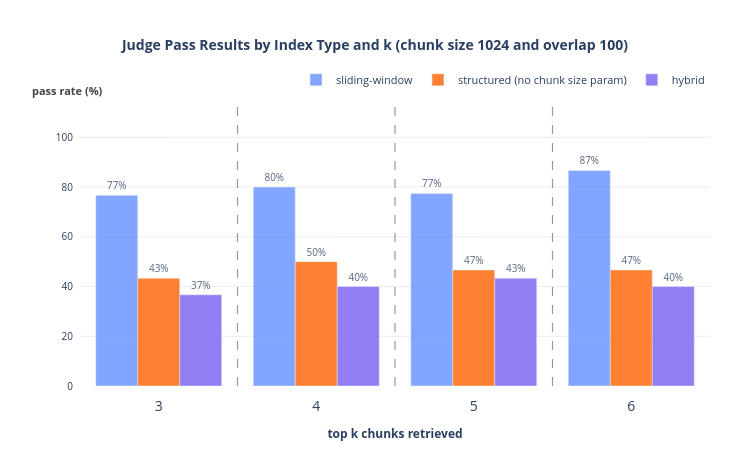
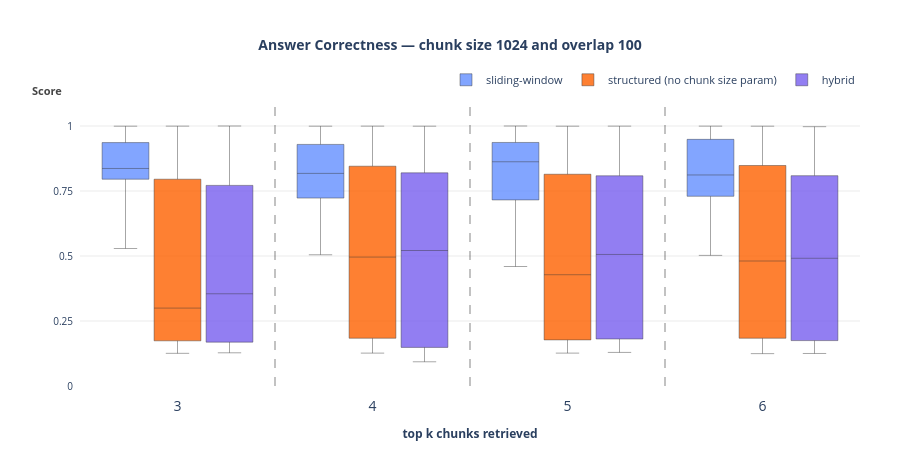
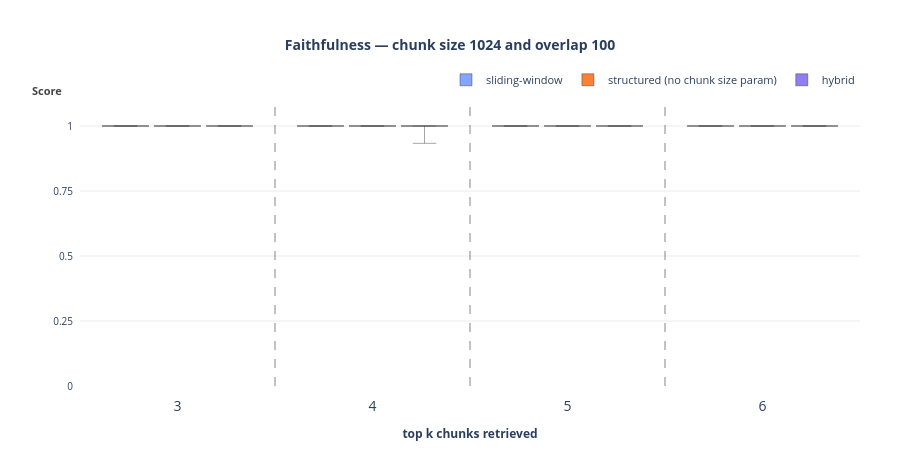

The cell these charts' notebook holds for them, in order:
### Markdown cell above
# INDEX WITH CHUNK SIZE 1024

### Code cell
CHUNK_SIZE = 1024
CHUNK_OVERLAP_SIZE = 100
df    = load_all_results(chunk_size=CHUNK_SIZE)
stats = pass_stats(df)
means = metric_means(df, ALL_METRICS, filter_absent=True)

plot_pass_rate(stats, PLOTS_DIR / "1024_pass_rate.png",
               f"Judge Pass Results by Index Type and k (chunk size {CHUNK_SIZE} and overlap {CHUNK_OVERLAP_SIZE})", INDEX_LABELS)


for metric in ALL_METRICS:
    plot_single_metric_boxplot(
        df,
        PLOTS_DIR / f"boxplot_{CHUNK_SIZE}_{metric}.png",
        metric,
        INDEX_LABELS,
        f"{metric.replace('_', ' ').title()} — chunk size {CHUNK_SIZE} and overlap {CHUNK_OVERLAP_SIZE}",
    )

    # plot_metrics_lines(means, PLOTS_DIR / "2_metrics_lines.png", ALL_METRICS, INDEX_LABELS)

### Figure 1 — Plotly figure (JSON) as saved in the notebook; plotly's stock layout.template omitted (floating-point values rounded to 4 significant figures)
{"data": [{"marker": {"color": "#648FFF"}, "name": "sliding-window", "opacity": 0.8, "text": ["77%", "80%", "77%", "87%"], "textfont": {"size": 10}, "textposition": "outside", "type": "bar", "x": ["3", "4", "5", "6"], "y": [76.67, 80.0, 77.42, 86.67]}, {"marker": {"color": "#FE6100"}, "name": "structured (no chunk size param)", "opacity": 0.8, "text": ["43%", "50%", "47%", "47%"], "textfont": {"size": 10}, "textposition": "outside", "type": "bar", "x": ["3", "4", "5", "6"], "y": [43.33, 50.0, 46.67, 46.67]}, {"marker": {"color": "#785EF0"}, "name": "hybrid", "opacity": 0.8, "text": ["37%", "40%", "43%", "40%"], "textfont": {"size": 10}, "textposition": "outside", "type": "bar", "x": ["3", "4", "5", "6"], "y": [36.67, 40.0, 43.33, 40.0]}], "layout": {"annotations": [{"font": {"color": "#444", "size": 11}, "showarrow": false, "text": "<b>pass rate (%)</b>", "x": 0.04, "xanchor": "right", "xref": "paper", "y": 1, "yanchor": "bottom", "yref": "paper"}], "barmode": "group", "height": 450, "legend": {"font": {"size": 11}, "orientation": "h", "x": 1, "xanchor": "right", "y": 1.02, "yanchor": "bottom"}, "margin": {"b": 60, "l": 80, "r": 40, "t": 100}, "paper_bgcolor": "white", "plot_bgcolor": "white", "shapes": [{"line": {"color": "rgba(0, 0, 0, 0.40)", "dash": "dash", "width": 1.2}, "type": "line", "x0": 0.5, "x1": 0.5, "xref": "x", "y0": 0, "y1": 1, "yref": "paper"}, {"line": {"color": "rgba(0, 0, 0, 0.40)", "dash": "dash", "width": 1.2}, "type": "line", "x0": 1.5, "x1": 1.5, "xref": "x", "y0": 0, "y1": 1, "yref": "paper"}, {"line": {"color": "rgba(0, 0, 0, 0.40)", "dash": "dash", "width": 1.2}, "type": "line", "x0": 2.5, "x1": 2.5, "xref": "x", "y0": 0, "y1": 1, "yref": "paper"}], "title": {"font": {"size": 14, "weight": "bold"}, "text": "Judge Pass Results by Index Type and k (chunk size 1024 and overlap 100)", "x": 0.5, "xanchor": "center"}, "width": 750, "xaxis": {"linecolor": "rgba(0,0,0,0.5)", "linewidth": 1, "showline": false, "tickangle": 0, "tickfont": {"size": 14}, "ticklabelstandoff": 10, "title": {"font": {"size": 12}, "text": "<b>top k chunks retrieved</b>"}}, "yaxis": {"gridcolor": "rgba(0,0,0,0.08)", "gridwidth": 1, "linecolor": "rgba(0,0,0,0.5)", "linewidth": 1, "range": [0, 115], "showgrid": true, "showline": false, "tickfont": {"size": 10}, "ticklabelstandoff": 6, "tickvals": [0, 20, 40, 60, 80, 100]}}}

### Figure 2 — Plotly figure (JSON) as saved in the notebook; plotly's stock layout.template omitted (floating-point values rounded to 4 significant figures)
{"data": [{"boxmean": false, "boxpoints": false, "fillcolor": "#648FFF", "legendgroup": "sliding-window", "line": {"color": "rgba(0, 0, 0, 0.55)", "width": 0.8}, "marker": {"color": "#648FFF"}, "name": "sliding-window", "opacity": 0.8, "showlegend": true, "type": "box", "x": ["3", "3", "3", "3", "3", "3", "3", "3", "3", "3", "3", "3", "3", "3", "3", "3", "3", "3", "3", "3", "3", "3", "3", "3", "3", "3", "4", "4", "4", "4", "4", "4", "4", "4", "4", "4", "4", "4", "4", "4", "4", "4", "4", "4", "4", "4", "4", "4", "4", "4", "4", "4", "4", "4", "5", "5", "5", "5", "5", "5", "5", "5", "5", "5", "5", "5", "5", "5", "5", "5", "5", "5", "5", "5", "5", "5", "5", "5", "5", "5", "5", "5", "5", "6", "6", "6", "6", "6", "6", "6", "6", "6", "6", "6", "6", "6", "6", "6", "6", "6", "6", "6", "6", "6", "6", "6", "6", "6", "6", "6", "6", "6"], "y": [0.8144, 0.814, 0.8548, 0.9362, 0.7954, 0.9662, 0.9398, 0.8543, 0.5926, 0.5289, 0.7207, 0.9566, 0.9993, 0.9921, 0.8215, 0.9138, 0.9785, 0.8063, 0.7744, 0.8518, 0.7893, 0.701, 0.8806, 0.9242, 0.8078, 0.8174, 0.8144, 0.8604, 0.6866, 0.9362, 0.7954, 0.821, 0.9965, 0.9301, 0.9362, 0.9067, 0.7161, 0.5048, 0.7468, 0.9566, 0.9993, 0.9985, 0.7649, 0.9283, 0.8925, 0.7782, 0.9024, 0.6872, 0.8618, 0.701, 0.5813, 0.7296, 0.6064, 0.7864, 0.8144, 0.778, 0.7341, 0.9362, 0.5249, 0.9449, 0.9667, 0.9439, 0.9363, 0.9085, 0.7203, 0.5601, 0.7017, 0.7663, 1, 0.9985, 0.6715, 0.9283, 0.9794, 0.8063, 0.9379, 0.6341, 0.8625, 0.701, 0.7841, 0.9242, 0.9299, 0.8648, 0.4596, 0.967, 0.8604, 0.7341, 0.9362, 0.7954, 0.946, 0.9947, 0.9235, 0.9405, 0.9084, 0.5993, 0.5024, 0.7166, 0.9566, 0.9995, 0.9959, 0.5576, 0.957, 0.9807, 0.7735, 0.8, 0.6341, 0.7893, 0.6188, 0.7003, 0.8117, 0.9242, 0.7444, 0.7963]}, {"boxmean": false, "boxpoints": false, "fillcolor": "#FE6100", "legendgroup": "structured (no chunk size param)", "line": {"color": "rgba(0, 0, 0, 0.55)", "width": 0.8}, "marker": {"color": "#FE6100"}, "name": "structured (no chunk size param)", "opacity": 0.8, "showlegend": true, "type": "box", "x": ["3", "3", "3", "3", "3", "3", "3", "3", "3", "3", "3", "3", "3", "3", "3", "3", "3", "3", "3", "3", "3", "3", "3", "3", "3", "3", "3", "3", "3", "3", "4", "4", "4", "4", "4", "4", "4", "4", "4", "4", "4", "4", "4", "4", "4", "4", "4", "4", "4", "4", "4", "4", "4", "4", "4", "4", "4", "4", "4", "4", "5", "5", "5", "5", "5", "5", "5", "5", "5", "5", "5", "5", "5", "5", "5", "5", "5", "5", "5", "5", "5", "5", "5", "5", "5", "5", "5", "5", "5", "5", "6", "6", "6", "6", "6", "6", "6", "6", "6", "6", "6", "6", "6", "6", "6", "6", "6", "6", "6", "6", "6", "6", "6", "6", "6", "6", "6", "6", "6", "6"], "y": [0.1737, 0.5049, 0.7051, 0.1462, 0.7954, 0.7667, 0.1256, 0.9476, 0.1481, 0.8889, 0.2015, 0.1614, 0.465, 0.1449, 0.9995, 0.9923, 0.1908, 0.1603, 0.1825, 0.6254, 0.1833, 0.6341, 0.873, 0.3701, 0.2078, 0.9068, 0.8569, 0.2291, 0.1841, 0.173, 0.1534, 0.8575, 0.8553, 0.1476, 0.795, 0.7735, 0.1265, 0.9526, 0.1488, 0.8201, 0.2015, 0.1568, 0.5742, 0.1449, 0.9995, 0.9985, 0.1879, 0.1837, 0.1875, 0.6792, 0.4175, 0.6341, 0.8454, 0.3289, 0.701, 0.8635, 0.9242, 0.2291, 0.1951, 0.1359, 0.1465, 0.8145, 0.857, 0.1571, 0.6954, 0.7995, 0.1265, 0.922, 0.1431, 0.8217, 0.1958, 0.1632, 0.2684, 0.1449, 0.9993, 0.9985, 0.1925, 0.1773, 0.1838, 0.5467, 0.4718, 0.6841, 0.8448, 0.3842, 0.701, 0.6192, 0.8691, 0.2291, 0.1951, 0.173, 0.138, 0.8145, 0.8578, 0.139, 0.5249, 0.7991, 0.1245, 0.9206, 0.145, 0.8481, 0.5015, 0.1679, 0.46, 0.1449, 0.9993, 0.9923, 0.1994, 0.1837, 0.1841, 0.6679, 0.3955, 0.6341, 0.9276, 0.2502, 0.701, 0.897, 0.9351, 0.2291, 0.1951, 0.1731]}, {"boxmean": false, "boxpoints": false, "fillcolor": "#785EF0", "legendgroup": "hybrid", "line": {"color": "rgba(0, 0, 0, 0.55)", "width": 0.8}, "marker": {"color": "#785EF0"}, "name": "hybrid", "opacity": 0.8, "showlegend": true, "type": "box", "x": ["3", "3", "3", "3", "3", "3", "3", "3", "3", "3", "3", "3", "3", "3", "3", "3", "3", "3", "3", "3", "3", "3", "3", "3", "3", "3", "3", "3", "3", "3", "4", "4", "4", "4", "4", "4", "4", "4", "4", "4", "4", "4", "4", "4", "4", "4", "4", "4", "4", "4", "4", "4", "4", "4", "4", "4", "4", "4", "4", "4", "5", "5", "5", "5", "5", "5", "5", "5", "5", "5", "5", "5", "5", "5", "5", "5", "5", "5", "5", "5", "5", "5", "5", "5", "5", "5", "5", "5", "5", "5", "6", "6", "6", "6", "6", "6", "6", "6", "6", "6", "6", "6", "6", "6", "6", "6", "6", "6", "6", "6", "6", "6", "6", "6", "6", "6", "6", "6", "6", "6"], "y": [0.171, 0.1395, 0.6879, 0.1429, 0.6954, 0.8, 0.1277, 0.1451, 0.1429, 0.8889, 0.4065, 0.3703, 0.3391, 0.1406, 1, 0.1687, 0.195, 0.1549, 0.1906, 0.7716, 0.8318, 0.6841, 0.8458, 0.3197, 0.2108, 0.8254, 0.9242, 0.2291, 0.3916, 0.7332, 0.1189, 0.1461, 0.8553, 0.1485, 0.7954, 0.7805, 0.1292, 0.1466, 0.1453, 0.8199, 0.2028, 0.5049, 0.5476, 0.1449, 0.9993, 0.176, 0.1917, 0.0931, 0.1838, 0.5964, 0.8387, 0.6373, 0.8698, 0.2541, 0.701, 0.8837, 0.9242, 0.2291, 0.5374, 0.8202, 0.1706, 0.1511, 0.9373, 0.156, 0.7954, 0.8085, 0.1292, 0.1393, 0.1457, 0.821, 0.1958, 0.4776, 0.5344, 0.9566, 0.9995, 0.1708, 0.1925, 0.192, 0.1809, 0.7225, 0.7671, 0.6841, 0.8448, 0.2521, 0.7382, 0.6826, 0.9351, 0.2291, 0.1869, 0.8557, 0.1251, 0.1461, 0.857, 0.149, 0.7954, 0.7798, 0.1267, 0.1451, 0.1386, 0.9263, 0.1746, 0.5176, 0.4651, 0.1433, 0.9974, 0.178, 0.1964, 0.2066, 0.1869, 0.5864, 0.8984, 0.8089, 0.8708, 0.2407, 0.701, 0.7657, 0.938, 0.2291, 0.5773, 0.851]}], "layout": {"annotations": [{"font": {"color": "#444", "size": 11}, "showarrow": false, "text": "<b>Score</b>", "x": -0.02, "xanchor": "right", "xref": "paper", "y": 1, "yanchor": "bottom", "yref": "paper"}], "boxgap": 0.2, "boxgroupgap": 0.1, "boxmode": "group", "height": 450, "legend": {"font": {"size": 11}, "orientation": "h", "x": 1, "xanchor": "right", "y": 1.02, "yanchor": "bottom"}, "margin": {"b": 60, "l": 80, "r": 40, "t": 100}, "paper_bgcolor": "white", "plot_bgcolor": "white", "shapes": [{"line": {"color": "rgba(0, 0, 0, 0.40)", "dash": "dash", "width": 1.2}, "type": "line", "x0": 0.5, "x1": 0.5, "xref": "x", "y0": 0, "y1": 1, "yref": "paper"}, {"line": {"color": "rgba(0, 0, 0, 0.40)", "dash": "dash", "width": 1.2}, "type": "line", "x0": 1.5, "x1": 1.5, "xref": "x", "y0": 0, "y1": 1, "yref": "paper"}, {"line": {"color": "rgba(0, 0, 0, 0.40)", "dash": "dash", "width": 1.2}, "type": "line", "x0": 2.5, "x1": 2.5, "xref": "x", "y0": 0, "y1": 1, "yref": "paper"}], "title": {"font": {"size": 14, "weight": "bold"}, "text": "Answer Correctness — chunk size 1024 and overlap 100", "x": 0.5, "xanchor": "center"}, "width": 900, "xaxis": {"categoryarray": ["3", "4", "5", "6"], "categoryorder": "array", "linecolor": "rgba(0,0,0,0.5)", "linewidth": 1, "showline": false, "tickangle": 0, "tickfont": {"size": 14}, "ticklabelstandoff": 10, "title": {"font": {"size": 12}, "text": "<b>top k chunks retrieved</b>"}}, "yaxis": {"gridcolor": "rgba(0,0,0,0.08)", "gridwidth": 1, "linecolor": "rgba(0,0,0,0.5)", "linewidth": 1, "range": [0, 1.1], "showgrid": true, "showline": false, "tickfont": {"size": 10}, "ticklabelstandoff": 6, "tickvals": [0, 0.25, 0.5, 0.75, 1], "title": {"text": ""}}}}

### Figure 3 — Plotly figure (JSON) as saved in the notebook; plotly's stock layout.template omitted (floating-point values rounded to 4 significant figures)
{"data": [{"boxmean": false, "boxpoints": false, "fillcolor": "#648FFF", "legendgroup": "sliding-window", "line": {"color": "rgba(0, 0, 0, 0.55)", "width": 0.8}, "marker": {"color": "#648FFF"}, "name": "sliding-window", "opacity": 0.8, "showlegend": true, "type": "box", "x": ["3", "3", "3", "3", "3", "3", "3", "3", "3", "3", "3", "3", "3", "3", "3", "3", "3", "3", "3", "3", "3", "3", "3", "3", "3", "3", "4", "4", "4", "4", "4", "4", "4", "4", "4", "4", "4", "4", "4", "4", "4", "4", "4", "4", "4", "4", "4", "4", "4", "4", "5", "5", "5", "5", "5", "5", "5", "5", "5", "5", "5", "5", "5", "5", "5", "5", "5", "5", "5", "5", "5", "5", "5", "5", "5", "5", "5", "6", "6", "6", "6", "6", "6", "6", "6", "6", "6", "6", "6", "6", "6", "6", "6", "6", "6", "6", "6", "6", "6", "6", "6", "6"], "y": [1, 1, 1, 1, 1, 1, 1, 1, 1, 1, 1, 1, 1, 1, 1, 1, 1, 1, 1, 1, 1, 1, 1, 1, 1, 1, 1, 1, 1, 1, 1, 1, 1, 1, 1, 1, 1, 1, 1, 1, 1, 1, 1, 1, 1, 1, 1, 1, 1, 1, 1, 1, 1, 1, 1, 1, 1, 1, 1, 1, 1, 1, 1, 1, 1, 1, 1, 1, 1, 1, 1, 1, 1, 1, 1, 1, 1, 1, 1, 1, 1, 1, 1, 1, 1, 1, 1, 1, 1, 1, 1, 1, 1, 1, 1, 1, 1, 1, 1, 1, 1, 1]}, {"boxmean": false, "boxpoints": false, "fillcolor": "#FE6100", "legendgroup": "structured (no chunk size param)", "line": {"color": "rgba(0, 0, 0, 0.55)", "width": 0.8}, "marker": {"color": "#FE6100"}, "name": "structured (no chunk size param)", "opacity": 0.8, "showlegend": true, "type": "box", "x": ["3", "3", "3", "3", "3", "3", "3", "3", "3", "3", "3", "3", "3", "3", "3", "3", "3", "3", "3", "3", "3", "3", "3", "4", "4", "4", "4", "4", "4", "4", "4", "4", "4", "4", "4", "4", "4", "4", "4", "4", "4", "4", "4", "4", "4", "4", "4", "4", "5", "5", "5", "5", "5", "5", "5", "5", "5", "5", "5", "5", "5", "5", "5", "5", "5", "5", "5", "5", "5", "5", "5", "5", "5", "5", "6", "6", "6", "6", "6", "6", "6", "6", "6", "6", "6", "6", "6", "6", "6", "6", "6", "6", "6", "6", "6", "6", "6", "6", "6", "6"], "y": [1, 1, 1, 1, 1, 1, 1, 1, 1, 1, 1, 1, 1, 1, 1, 1, 1, 1, 1, 1, 1, 1, 1, 1, 1, 1, 1, 1, 1, 1, 1, 1, 1, 1, 1, 1, 1, 1, 1, 1, 1, 1, 1, 1, 1, 1, 1, 1, 1, 1, 1, 1, 1, 1, 1, 1, 1, 1, 1, 1, 1, 1, 1, 1, 1, 1, 1, 1, 1, 1, 1, 1, 1, 1, 1, 1, 1, 1, 1, 1, 1, 1, 1, 1, 1, 1, 1, 1, 1, 1, 1, 1, 1, 1, 1, 1, 1, 1, 1, 1]}, {"boxmean": false, "boxpoints": false, "fillcolor": "#785EF0", "legendgroup": "hybrid", "line": {"color": "rgba(0, 0, 0, 0.55)", "width": 0.8}, "marker": {"color": "#785EF0"}, "name": "hybrid", "opacity": 0.8, "showlegend": true, "type": "box", "x": ["3", "3", "3", "3", "3", "3", "3", "3", "3", "3", "3", "3", "3", "3", "3", "3", "3", "3", "3", "3", "3", "3", "3", "3", "3", "4", "4", "4", "4", "4", "4", "4", "4", "4", "4", "4", "4", "4", "4", "4", "4", "4", "4", "4", "4", "4", "4", "4", "4", "5", "5", "5", "5", "5", "5", "5", "5", "5", "5", "5", "5", "5", "5", "5", "5", "5", "5", "5", "5", "5", "5", "5", "5", "5", "6", "6", "6", "6", "6", "6", "6", "6", "6", "6", "6", "6", "6", "6", "6", "6", "6", "6", "6", "6", "6", "6", "6", "6", "6"], "y": [1, 1, 1, 1, 1, 1, 1, 1, 1, 1, 1, 1, 1, 1, 1, 1, 1, 1, 1, 1, 1, 1, 1, 1, 1, 1, 1, 1, 1, 1, 1, 1, 1, 1, 1, 1, 1, 1, 1, 1, 0.9375, 1, 1, 1, 0.9333, 1, 1, 1, 1, 1, 1, 1, 1, 1, 1, 1, 1, 1, 1, 1, 1, 1, 1, 1, 1, 1, 1, 1, 1, 1, 1, 1, 1, 1, 1, 1, 1, 1, 1, 1, 1, 1, 1, 1, 1, 1, 1, 1, 1, 1, 1, 1, 1, 1, 1, 1, 1, 1, 1]}], "layout": {"annotations": [{"font": {"color": "#444", "size": 11}, "showarrow": false, "text": "<b>Score</b>", "x": -0.02, "xanchor": "right", "xref": "paper", "y": 1, "yanchor": "bottom", "yref": "paper"}], "boxgap": 0.2, "boxgroupgap": 0.1, "boxmode": "group", "height": 450, "legend": {"font": {"size": 11}, "orientation": "h", "x": 1, "xanchor": "right", "y": 1.02, "yanchor": "bottom"}, "margin": {"b": 60, "l": 80, "r": 40, "t": 100}, "paper_bgcolor": "white", "plot_bgcolor": "white", "shapes": [{"line": {"color": "rgba(0, 0, 0, 0.40)", "dash": "dash", "width": 1.2}, "type": "line", "x0": 0.5, "x1": 0.5, "xref": "x", "y0": 0, "y1": 1, "yref": "paper"}, {"line": {"color": "rgba(0, 0, 0, 0.40)", "dash": "dash", "width": 1.2}, "type": "line", "x0": 1.5, "x1": 1.5, "xref": "x", "y0": 0, "y1": 1, "yref": "paper"}, {"line": {"color": "rgba(0, 0, 0, 0.40)", "dash": "dash", "width": 1.2}, "type": "line", "x0": 2.5, "x1": 2.5, "xref": "x", "y0": 0, "y1": 1, "yref": "paper"}], "title": {"font": {"size": 14, "weight": "bold"}, "text": "Faithfulness — chunk size 1024 and overlap 100", "x": 0.5, "xanchor": "center"}, "width": 900, "xaxis": {"categoryarray": ["3", "4", "5", "6"], "categoryorder": "array", "linecolor": "rgba(0,0,0,0.5)", "linewidth": 1, "showline": false, "tickangle": 0, "tickfont": {"size": 14}, "ticklabelstandoff": 10, "title": {"font": {"size": 12}, "text": "<b>top k chunks retrieved</b>"}}, "yaxis": {"gridcolor": "rgba(0,0,0,0.08)", "gridwidth": 1, "linecolor": "rgba(0,0,0,0.5)", "linewidth": 1, "range": [0, 1.1], "showgrid": true, "showline": false, "tickfont": {"size": 10}, "ticklabelstandoff": 6, "tickvals": [0, 0.25, 0.5, 0.75, 1], "title": {"text": ""}}}}
